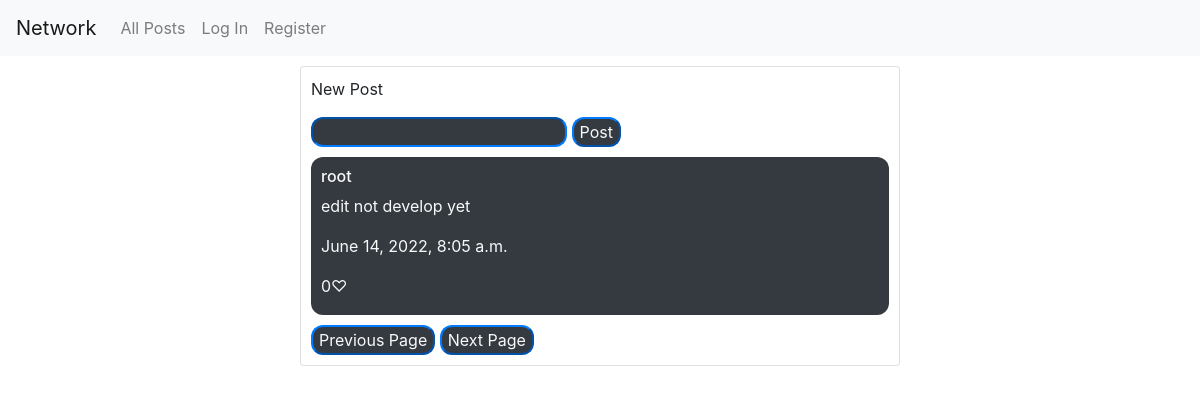
/, run on an earlier commit of the app's database.
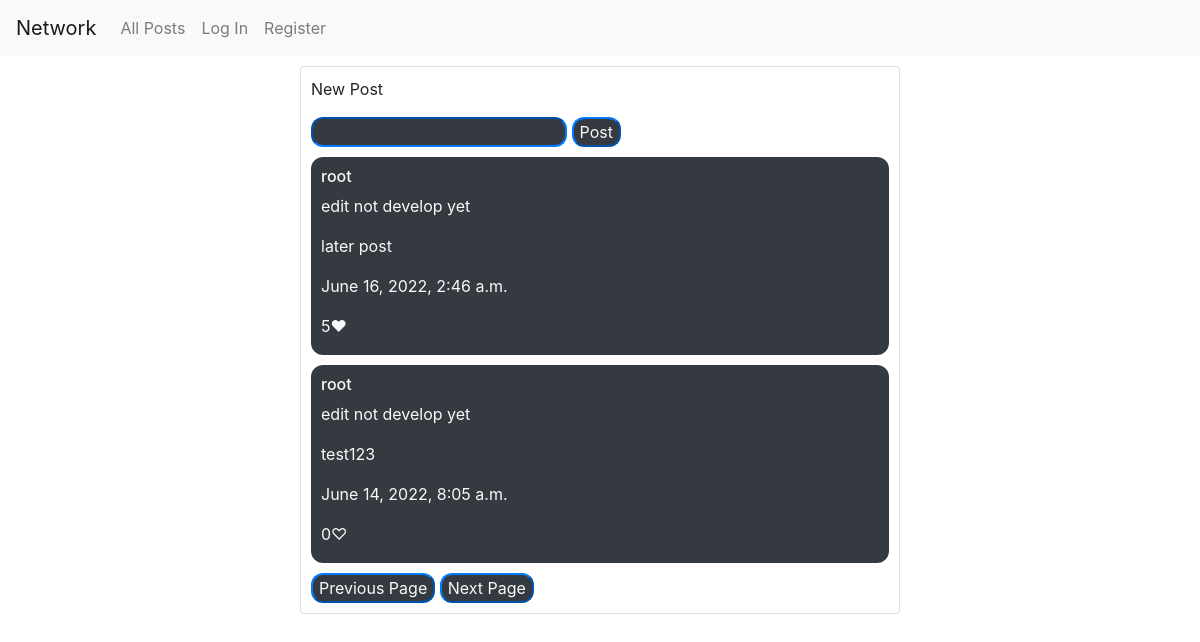
And on a later commit of the database.
### network/models.py (models this page shows, shortened)
class Post(models.Model):
    poster = models.ForeignKey("User", on_delete=models.CASCADE, related_name="from_who")
    content = models.TextField(blank=True, default='')
    like_num = models.IntegerField()
    post_time = models.DateTimeField(auto_now_add=True)

class User(AbstractUser):
    pass

### network/views.py (the view)
# urls.py: path("", views.index, name="index"),
def index(request):
    if request.method == "POST":
        TODO
    posts = Post.objects.order_by("-post_time").all()
    global post_paginator
    global page_now
    post_paginator = Paginator(posts, post_per_page)
    page_now = 1
    return render(request, 'network/all_post.html', {
        "posts": post_paginator.page(1)
    })

### network/templates/network/all_post.html (shortened to what this page needs)
{% extends "network/layout.html" %}
{% block body %}
    <div>
        <p>New Post</p>
        <form action="{% url 'register' %}" method="post">
            <input type="text" name="content" class=" round text-light bg-dark border-primary">
            <button type="submit" class=" round text-light bg-dark border-primary">Post</button>
        </form>
    </div>
    <div id="post-area">
        {% for post in posts %}
            <div class="post round text-light bg-dark border-primary">
                <h6>{{ post.poster }}</h6>
                <p>edit not develop yet</p>
                <p>{{ post.content }}</p>
                <p>{{ post.post_time }}</p>
                {% if post.like_num %}
                    <p>{{ post.like_num}}&#10084;</p>
                {% else %}
                <p>{{ post.like_num}}&#9825;</p>
                {% endif %}
            </div>
        {% endfor %}
    </div>
    <div class="bottom">
        <button class="right-button round text-light bg-dark border-primary" id="prev">Previous Page</button>
        <button class="left-button round text-light bg-dark border-primary" id="next">Next Page</button>
    </div>
{% endblock %}

What changed in the data, as far as the page shows it:
added Post: poster "root", content "later post", post_time "June 16, 2022, 2:46 a.m.", like_num "5"
changed Post: content (not shown) → "test123"
